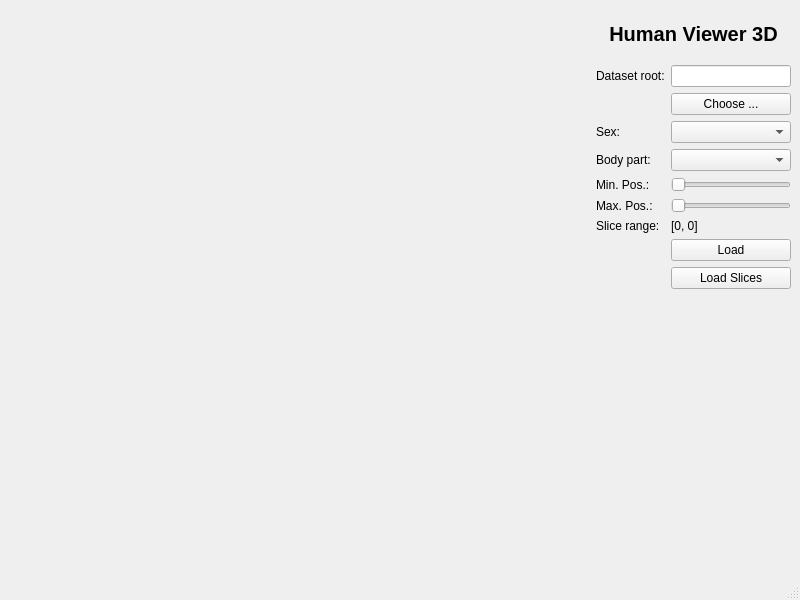
<?xml version="1.0" encoding="UTF-8"?>
<ui version="4.0">
 <class>MainWindow</class>
 <widget class="QMainWindow" name="MainWindow">
  <property name="geometry">
   <rect>
    <x>0</x>
    <y>0</y>
    <width>800</width>
    <height>600</height>
   </rect>
  </property>
  <property name="windowTitle">
   <string>MedSim3D - Human 3D</string>
  </property>
  <widget class="QWidget" name="centralwidget">
   <layout class="QHBoxLayout" name="horizontalLayout_2">
    <item>
     <layout class="QHBoxLayout" name="horizontalLayout" stretch="3,1">
      <item>
       <layout class="QVBoxLayout" name="layout_o3d"/>
      </item>
      <item>
       <layout class="QVBoxLayout" name="verticalLayout_4" stretch="1,10">
        <item>
         <widget class="QLabel" name="label_4">
          <property name="font">
           <font>
            <pointsize>15</pointsize>
            <weight>75</weight>
            <bold>true</bold>
           </font>
          </property>
          <property name="text">
           <string>Human Viewer 3D</string>
          </property>
          <property name="alignment">
           <set>Qt::AlignCenter</set>
          </property>
         </widget>
        </item>
        <item>
         <layout class="QFormLayout" name="formLayout">
          <item row="0" column="0">
           <widget class="QLabel" name="label_5">
            <property name="text">
             <string>Dataset root:</string>
            </property>
           </widget>
          </item>
          <item row="0" column="1">
           <widget class="QLineEdit" name="edit_dataset_root"/>
          </item>
          <item row="1" column="0">
           <widget class="QLabel" name="label_6">
            <property name="text">
             <string/>
            </property>
           </widget>
          </item>
          <item row="1" column="1">
           <widget class="QPushButton" name="btn_browse">
            <property name="text">
             <string>Choose ...</string>
            </property>
           </widget>
          </item>
          <item row="2" column="0">
           <widget class="QLabel" name="label">
            <property name="text">
             <string>Sex:</string>
            </property>
           </widget>
          </item>
          <item row="2" column="1">
           <widget class="QComboBox" name="cb_sex"/>
          </item>
          <item row="3" column="0">
           <widget class="QLabel" name="label_2">
            <property name="text">
             <string>Body part:</string>
            </property>
           </widget>
          </item>
          <item row="3" column="1">
           <widget class="QComboBox" name="cb_body_part"/>
          </item>
          <item row="7" column="0">
           <widget class="QLabel" name="label_3">
            <property name="text">
             <string/>
            </property>
           </widget>
          </item>
          <item row="7" column="1">
           <widget class="QPushButton" name="btn_load">
            <property name="text">
             <string>Load</string>
            </property>
           </widget>
          </item>
          <item row="4" column="1">
           <widget class="QSlider" name="slider_min">
            <property name="orientation">
             <enum>Qt::Horizontal</enum>
            </property>
           </widget>
          </item>
          <item row="4" column="0">
           <widget class="QLabel" name="label_7">
            <property name="text">
             <string>Min. Pos.:</string>
            </property>
           </widget>
          </item>
          <item row="5" column="1">
           <widget class="QSlider" name="slider_max">
            <property name="orientation">
             <enum>Qt::Horizontal</enum>
            </property>
           </widget>
          </item>
          <item row="5" column="0">
           <widget class="QLabel" name="label_8">
            <property name="text">
             <string>Max. Pos.:</string>
            </property>
           </widget>
          </item>
          <item row="6" column="1">
           <widget class="QLabel" name="lb_range">
            <property name="text">
             <string>[0, 0]</string>
            </property>
           </widget>
          </item>
          <item row="6" column="0">
           <widget class="QLabel" name="label_10">
            <property name="text">
             <string>Slice range:</string>
            </property>
           </widget>
          </item>
          <item row="8" column="1">
           <widget class="QPushButton" name="btn_load_slices">
            <property name="text">
             <string>Load Slices</string>
            </property>
           </widget>
          </item>
          <item row="8" column="0">
           <widget class="QLabel" name="label_9">
            <property name="text">
             <string/>
            </property>
           </widget>
          </item>
         </layout>
        </item>
       </layout>
      </item>
     </layout>
    </item>
   </layout>
  </widget>
  <widget class="QMenuBar" name="menubar">
   <property name="geometry">
    <rect>
     <x>0</x>
     <y>0</y>
     <width>800</width>
     <height>22</height>
    </rect>
   </property>
  </widget>
  <widget class="QStatusBar" name="statusbar"/>
 </widget>
 <resources/>
 <connections/>
</ui>
